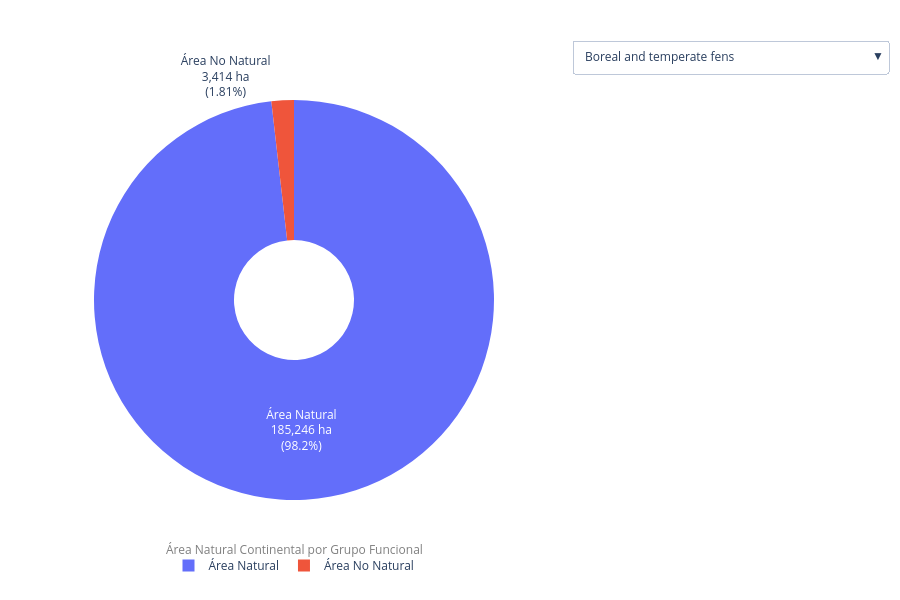

The cell this chart's notebook holds for it:
### Code cell
fig = go.Figure()

# Add traces for each group
for i, group in enumerate(efg_terrestre['group']):
    area_natural = efg_terrestre.loc[i, 'area_natural']
    area_modified = efg_terrestre.loc[i, 'area_total'] - efg_terrestre.loc[i, 'area_natural']
    
    fig.add_trace(go.Pie(
        labels=['Área Natural', 'Área No Natural'],
        values=[area_natural, area_modified],
        name=group,
        hole=0.3,
        textinfo='label+percent',
        hoverinfo='label+value+percent',
        texttemplate='%{label}<br>%{value:,.0f} ha<br>(%{percent})',
        visible=(i == 0)  # Only first group visible initially
    ))

# Create dropdown menu buttons
buttons = []
for i, group in enumerate(efg_terrestre['group']):
    visibility = [False] * len(efg_terrestre['group'])
    visibility[i] = True
    
    buttons.append(dict(
        label=group,
        method='update',
        args=[{'visible': visibility},
              {'title': f'Área Natural: {group}'}]
    ))

# Update layout with dropdown
fig.update_layout(
    updatemenus=[dict(
        active=0,
        buttons=buttons,
        direction='down',
        showactive=True,
        x=1.15,
        y=1.15,
        xanchor='left',
        yanchor='top'
    )],
    showlegend=True,
    legend=dict(
        orientation='h',
        yanchor='bottom',
        y=-0.2,
        xanchor='center',
        x=0.5
    ),
    height=600,
    margin=dict(t=100, b=100)
)

# Add annotation for percentage
fig.add_annotation(
    text='Área Natural Continental por Grupo Funcional',
    x=0.5,
    y=-0.15,
    xref='paper',
    yref='paper',
    showarrow=False,
    font=dict(size=12, color='gray')
)

fig.show()

### Figure 1 — Plotly figure (JSON) as saved in the notebook; plotly's stock layout.template omitted (floating-point values rounded to 4 significant figures)
{"data": [{"hole": 0.3, "hoverinfo": "label+value+percent", "labels": ["Área Natural", "Área No Natural"], "name": "Boreal and temperate fens", "textinfo": "label+percent", "texttemplate": "%{label}<br>%{value:,.0f} ha<br>(%{percent})", "type": "pie", "values": [185200.0, 3414.0], "visible": true}, {"hole": 0.3, "hoverinfo": "label+value+percent", "labels": ["Área Natural", "Área No Natural"], "name": "Boreal, temperate and montane peat bogs", "textinfo": "label+percent", "texttemplate": "%{label}<br>%{value:,.0f} ha<br>(%{percent})", "type": "pie", "values": [5339000.0, 644.5], "visible": false}, {"hole": 0.3, "hoverinfo": "label+value+percent", "labels": ["Área Natural", "Área No Natural"], "name": "Coastal saltmarshes and reedbeds", "textinfo": "label+percent", "texttemplate": "%{label}<br>%{value:,.0f} ha<br>(%{percent})", "type": "pie", "values": [44360.0, 456.2], "visible": false}, {"hole": 0.3, "hoverinfo": "label+value+percent", "labels": ["Área Natural", "Área No Natural"], "name": "Constructed lacustrine wetlands", "textinfo": "label+percent", "texttemplate": "%{label}<br>%{value:,.0f} ha<br>(%{percent})", "type": "pie", "values": [0, 532.9], "visible": false}, {"hole": 0.3, "hoverinfo": "label+value+percent", "labels": ["Área Natural", "Área No Natural"], "name": "Episodic arid floodplains", "textinfo": "label+percent", "texttemplate": "%{label}<br>%{value:,.0f} ha<br>(%{percent})", "type": "pie", "values": [8.787, 21.45], "visible": false}, {"hole": 0.3, "hoverinfo": "label+value+percent", "labels": ["Área Natural", "Área No Natural"], "name": "Episodic arid rivers", "textinfo": "label+percent", "texttemplate": "%{label}<br>%{value:,.0f} ha<br>(%{percent})", "type": "pie", "values": [22900.0, 954.5], "visible": false}, {"hole": 0.3, "hoverinfo": "label+value+percent", "labels": ["Área Natural", "Área No Natural"], "name": "Geothermal pools and wetlands", "textinfo": "label+percent", "texttemplate": "%{label}<br>%{value:,.0f} ha<br>(%{percent})", "type": "pie", "values": [550.5, 0], "visible": false}, {"hole": 0.3, "hoverinfo": "label+value+percent", "labels": ["Área Natural", "Área No Natural"], "name": "Hyper-arid deserts", "textinfo": "label+percent", "texttemplate": "%{label}<br>%{value:,.0f} ha<br>(%{percent})", "type": "pie", "values": [5616000.0, 215400.0], "visible": false}, {"hole": 0.3, "hoverinfo": "label+value+percent", "labels": ["Área Natural", "Área No Natural"], "name": "Ice sheets, glaciers and perennial snowfields", "textinfo": "label+percent", "texttemplate": "%{label}<br>%{value:,.0f} ha<br>(%{percent})", "type": "pie", "values": [1803000.0, 24.31], "visible": false}, {"hole": 0.3, "hoverinfo": "label+value+percent", "labels": ["Área Natural", "Área No Natural"], "name": "Intermittently closed and open lakes and lagoons", "textinfo": "label+percent", "texttemplate": "%{label}<br>%{value:,.0f} ha<br>(%{percent})", "type": "pie", "values": [11430.0, 599.9], "visible": false}, {"hole": 0.3, "hoverinfo": "label+value+percent", "labels": ["Área Natural", "Área No Natural"], "name": "Large permanent freshwater lakes", "textinfo": "label+percent", "texttemplate": "%{label}<br>%{value:,.0f} ha<br>(%{percent})", "type": "pie", "values": [1231000.0, 7288.0], "visible": false}, {"hole": 0.3, "hoverinfo": "label+value+percent", "labels": ["Área Natural", "Área No Natural"], "name": "Large reservoirs", "textinfo": "label+percent", "texttemplate": "%{label}<br>%{value:,.0f} ha<br>(%{percent})", "type": "pie", "values": [0, 36150.0], "visible": false}, {"hole": 0.3, "hoverinfo": "label+value+percent", "labels": ["Área Natural", "Área No Natural"], "name": "Muddy Shorelines", "textinfo": "label+percent", "texttemplate": "%{label}<br>%{value:,.0f} ha<br>(%{percent})", "type": "pie", "values": [337500.0, 14190.0], "visible": false}, {"hole": 0.3, "hoverinfo": "label+value+percent", "labels": ["Área Natural", "Área No Natural"], "name": "Oceanic cool temperate rainforests", "textinfo": "label+percent", "texttemplate": "%{label}<br>%{value:,.0f} ha<br>(%{percent})", "type": "pie", "values": [18020000.0, 4213000.0], "visible": false}, {"hole": 0.3, "hoverinfo": "label+value+percent", "labels": ["Área Natural", "Área No Natural"], "name": "Permanent lowland rivers", "textinfo": "label+percent", "texttemplate": "%{label}<br>%{value:,.0f} ha<br>(%{percent})", "type": "pie", "values": [318200.0, 37870.0], "visible": false}, {"hole": 0.3, "hoverinfo": "label+value+percent", "labels": ["Área Natural", "Área No Natural"], "name": "Permanent salt and soda lakes", "textinfo": "label+percent", "texttemplate": "%{label}<br>%{value:,.0f} ha<br>(%{percent})", "type": "pie", "values": [533600.0, 14340.0], "visible": false}, {"hole": 0.3, "hoverinfo": "label+value+percent", "labels": ["Área Natural", "Área No Natural"], "name": "Polar/alpine cliffs, screes, outcrops and lava flows", "textinfo": "label+percent", "texttemplate": "%{label}<br>%{value:,.0f} ha<br>(%{percent})", "type": "pie", "values": [4241000.0, 112500.0], "visible": false}, {"hole": 0.3, "hoverinfo": "label+value+percent", "labels": ["Área Natural", "Área No Natural"], "name": "Sandy Shorelines", "textinfo": "label+percent", "texttemplate": "%{label}<br>%{value:,.0f} ha<br>(%{percent})", "type": "pie", "values": [846.0, 115.0], "visible": false}, {"hole": 0.3, "hoverinfo": "label+value+percent", "labels": ["Área Natural", "Área No Natural"], "name": "Seasonal floodplain marshes", "textinfo": "label+percent", "texttemplate": "%{label}<br>%{value:,.0f} ha<br>(%{percent})", "type": "pie", "values": [181100.0, 23630.0], "visible": false}, {"hole": 0.3, "hoverinfo": "label+value+percent", "labels": ["Área Natural", "Área No Natural"], "name": "Seasonal freshwater lakes", "textinfo": "label+percent", "texttemplate": "%{label}<br>%{value:,.0f} ha<br>(%{percent})", "type": "pie", "values": [433.6, 0], "visible": false}, {"hole": 0.3, "hoverinfo": "label+value+percent", "labels": ["Área Natural", "Área No Natural"], "name": "Seasonally dry temperate heath and shrublands", "textinfo": "label+percent", "texttemplate": "%{label}<br>%{value:,.0f} ha<br>(%{percent})", "type": "pie", "values": [2456000.0, 2006000.0], "visible": false}, {"hole": 0.3, "hoverinfo": "label+value+percent", "labels": ["Área Natural", "Área No Natural"], "name": "Semi-desert steppe", "textinfo": "label+percent", "texttemplate": "%{label}<br>%{value:,.0f} ha<br>(%{percent})", "type": "pie", "values": [9065000.0, 149400.0], "visible": false}, {"hole": 0.3, "hoverinfo": "label+value+percent", "labels": ["Área Natural", "Área No Natural"], "name": "Small permanent freshwater lakes", "textinfo": "label+percent", "texttemplate": "%{label}<br>%{value:,.0f} ha<br>(%{percent})", "type": "pie", "values": [61060.0, 505.1], "visible": false}, {"hole": 0.3, "hoverinfo": "label+value+percent", "labels": ["Área Natural", "Área No Natural"], "name": "Succulent or Thorny deserts and semi-deserts", "textinfo": "label+percent", "texttemplate": "%{label}<br>%{value:,.0f} ha<br>(%{percent})", "type": "pie", "values": [3921000.0, 276800.0], "visible": false}, {"hole": 0.3, "hoverinfo": "label+value+percent", "labels": ["Área Natural", "Área No Natural"], "name": "Temperate alpine grasslands and shrublands", "textinfo": "label+percent", "texttemplate": "%{label}<br>%{value:,.0f} ha<br>(%{percent})", "type": "pie", "values": [4121000.0, 4682.0], "visible": false}, {"hole": 0.3, "hoverinfo": "label+value+percent", "labels": ["Área Natural", "Área No Natural"], "name": "Temperate subhumid grasslands", "textinfo": "label+percent", "texttemplate": "%{label}<br>%{value:,.0f} ha<br>(%{percent})", "type": "pie", "values": [2322000.0, 48910.0], "visible": false}, {"hole": 0.3, "hoverinfo": "label+value+percent", "labels": ["Área Natural", "Área No Natural"], "name": "Tropical alpine grasslands and herbfields", "textinfo": "label+percent", "texttemplate": "%{label}<br>%{value:,.0f} ha<br>(%{percent})", "type": "pie", "values": [6711000.0, 20230.0], "visible": false}, {"hole": 0.3, "hoverinfo": "label+value+percent", "labels": ["Área Natural", "Área No Natural"], "name": "Tropical/Subtropical dry forests and thickets", "textinfo": "label+percent", "texttemplate": "%{label}<br>%{value:,.0f} ha<br>(%{percent})", "type": "pie", "values": [984500.0, 1084000.0], "visible": false}], "layout": {"annotations": [{"font": {"color": "gray", "size": 12}, "showarrow": false, "text": "Área Natural Continental por Grupo Funcional", "x": 0.5, "xref": "paper", "y": -0.15, "yref": "paper"}], "height": 600, "legend": {"orientation": "h", "x": 0.5, "xanchor": "center", "y": -0.2, "yanchor": "bottom"}, "margin": {"b": 100, "t": 100}, "showlegend": true, "updatemenus": [{"active": 0, "buttons": [{"args": [{"visible": [true, false, false, false, false, false, false, false, false, false, false, false, false, false, false, false, false, false, false, false, false, false, false, false, false, false, false, false]}, {"title": "Área Natural: Boreal and temperate fens"}], "label": "Boreal and temperate fens", "method": "update"}, {"args": [{"visible": [false, true, false, false, false, false, false, false, false, false, false, false, false, false, false, false, false, false, false, false, false, false, false, false, false, false, false, false]}, {"title": "Área Natural: Boreal, temperate and montane peat bogs"}], "label": "Boreal, temperate and montane peat bogs", "method": "update"}, {"args": [{"visible": [false, false, true, false, false, false, false, false, false, false, false, false, false, false, false, false, false, false, false, false, false, false, false, false, false, false, false, false]}, {"title": "Área Natural: Coastal saltmarshes and reedbeds"}], "label": "Coastal saltmarshes and reedbeds", "method": "update"}, {"args": [{"visible": [false, false, false, true, false, false, false, false, false, false, false, false, false, false, false, false, false, false, false, false, false, false, false, false, false, false, false, false]}, {"title": "Área Natural: Constructed lacustrine wetlands"}], "label": "Constructed lacustrine wetlands", "method": "update"}, {"args": [{"visible": [false, false, false, false, true, false, false, false, false, false, false, false, false, false, false, false, false, false, false, false, false, false, false, false, false, false, false, false]}, {"title": "Área Natural: Episodic arid floodplains"}], "label": "Episodic arid floodplains", "method": "update"}, {"args": [{"visible": [false, false, false, false, false, true, false, false, false, false, false, false, false, false, false, false, false, false, false, false, false, false, false, false, false, false, false, false]}, {"title": "Área Natural: Episodic arid rivers"}], "label": "Episodic arid rivers", "method": "update"}, {"args": [{"visible": [false, false, false, false, false, false, true, false, false, false, false, false, false, false, false, false, false, false, false, false, false, false, false, false, false, false, false, false]}, {"title": "Área Natural: Geothermal pools and wetlands"}], "label": "Geothermal pools and wetlands", "method": "update"}, {"args": [{"visible": [false, false, false, false, false, false, false, true, false, false, false, false, false, false, false, false, false, false, false, false, false, false, false, false, false, false, false, false]}, {"title": "Área Natural: Hyper-arid deserts"}], "label": "Hyper-arid deserts", "method": "update"}, {"args": [{"visible": [false, false, false, false, false, false, false, false, true, false, false, false, false, false, false, false, false, false, false, false, false, false, false, false, false, false, false, false]}, {"title": "Área Natural: Ice sheets, glaciers and perennial snowfields"}], "label": "Ice sheets, glaciers and perennial snowfields", "method": "update"}, {"args": [{"visible": [false, false, false, false, false, false, false, false, false, true, false, false, false, false, false, false, false, false, false, false, false, false, false, false, false, false, false, false]}, {"title": "Área Natural: Intermittently closed and open lakes and lagoons"}], "label": "Intermittently closed and open lakes and lagoons", "method": "update"}, {"args": [{"visible": [false, false, false, false, false, false, false, false, false, false, true, false, false, false, false, false, false, false, false, false, false, false, false, false, false, false, false, false]}, {"title": "Área Natural: Large permanent freshwater lakes"}], "label": "Large permanent freshwater lakes", "method": "update"}, {"args": [{"visible": [false, false, false, false, false, false, false, false, false, false, false, true, false, false, false, false, false, false, false, false, false, false, false, false, false, false, false, false]}, {"title": "Área Natural: Large reservoirs"}], "label": "Large reservoirs", "method": "update"}, {"args": [{"visible": [false, false, false, false, false, false, false, false, false, false, false, false, true, false, false, false, false, false, false, false, false, false, false, false, false, false, false, false]}, {"title": "Área Natural: Muddy Shorelines"}], "label": "Muddy Shorelines", "method": "update"}, {"args": [{"visible": [false, false, false, false, false, false, false, false, false, false, false, false, false, true, false, false, false, false, false, false, false, false, false, false, false, false, false, false]}, {"title": "Área Natural: Oceanic cool temperate rainforests"}], "label": "Oceanic cool temperate rainforests", "method": "update"}, {"args": [{"visible": [false, false, false, false, false, false, false, false, false, false, false, false, false, false, true, false, false, false, false, false, false, false, false, false, false, false, false, false]}, {"title": "Área Natural: Permanent lowland rivers"}], "label": "Permanent lowland rivers", "method": "update"}, {"args": [{"visible": [false, false, false, false, false, false, false, false, false, false, false, false, false, false, false, true, false, false, false, false, false, false, false, false, false, false, false, false]}, {"title": "Área Natural: Permanent salt and soda lakes"}], "label": "Permanent salt and soda lakes", "method": "update"}, {"args": [{"visible": [false, false, false, false, false, false, false, false, false, false, false, false, false, false, false, false, true, false, false, false, false, false, false, false, false, false, false, false]}, {"title": "Área Natural: Polar/alpine cliffs, screes, outcrops and lava flows"}], "label": "Polar/alpine cliffs, screes, outcrops and lava flows", "method": "update"}, {"args": [{"visible": [false, false, false, false, false, false, false, false, false, false, false, false, false, false, false, false, false, true, false, false, false, false, false, false, false, false, false, false]}, {"title": "Área Natural: Sandy Shorelines"}], "label": "Sandy Shorelines", "method": "update"}, {"args": [{"visible": [false, false, false, false, false, false, false, false, false, false, false, false, false, false, false, false, false, false, true, false, false, false, false, false, false, false, false, false]}, {"title": "Área Natural: Seasonal floodplain marshes"}], "label": "Seasonal floodplain marshes", "method": "update"}, {"args": [{"visible": [false, false, false, false, false, false, false, false, false, false, false, false, false, false, false, false, false, false, false, true, false, false, false, false, false, false, false, false]}, {"title": "Área Natural: Seasonal freshwater lakes"}], "label": "Seasonal freshwater lakes", "method": "update"}, {"args": [{"visible": [false, false, false, false, false, false, false, false, false, false, false, false, false, false, false, false, false, false, false, false, true, false, false, false, false, false, false, false]}, {"title": "Área Natural: Seasonally dry temperate heath and shrublands"}], "label": "Seasonally dry temperate heath and shrublands", "method": "update"}, {"args": [{"visible": [false, false, false, false, false, false, false, false, false, false, false, false, false, false, false, false, false, false, false, false, false, true, false, false, false, false, false, false]}, {"title": "Área Natural: Semi-desert steppe"}], "label": "Semi-desert steppe", "method": "update"}, {"args": [{"visible": [false, false, false, false, false, false, false, false, false, false, false, false, false, false, false, false, false, false, false, false, false, false, true, false, false, false, false, false]}, {"title": "Área Natural: Small permanent freshwater lakes"}], "label": "Small permanent freshwater lakes", "method": "update"}, {"args": [{"visible": [false, false, false, false, false, false, false, false, false, false, false, false, false, false, false, false, false, false, false, false, false, false, false, true, false, false, false, false]}, {"title": "Área Natural: Succulent or Thorny deserts and semi-deserts"}], "label": "Succulent or Thorny deserts and semi-deserts", "method": "update"}, {"args": [{"visible": [false, false, false, false, false, false, false, false, false, false, false, false, false, false, false, false, false, false, false, false, false, false, false, false, true, false, false, false]}, {"title": "Área Natural: Temperate alpine grasslands and shrublands"}], "label": "Temperate alpine grasslands and shrublands", "method": "update"}, {"args": [{"visible": [false, false, false, false, false, false, false, false, false, false, false, false, false, false, false, false, false, false, false, false, false, false, false, false, false, true, false, false]}, {"title": "Área Natural: Temperate subhumid grasslands"}], "label": "Temperate subhumid grasslands", "method": "update"}, {"args": [{"visible": [false, false, false, false, false, false, false, false, false, false, false, false, false, false, false, false, false, false, false, false, false, false, false, false, false, false, true, false]}, {"title": "Área Natural: Tropical alpine grasslands and herbfields"}], "label": "Tropical alpine grasslands and herbfields", "method": "update"}, {"args": [{"visible": [false, false, false, false, false, false, false, false, false, false, false, false, false, false, false, false, false, false, false, false, false, false, false, false, false, false, false, true]}, {"title": "Área Natural: Tropical/Subtropical dry forests and thickets"}], "label": "Tropical/Subtropical dry forests and thickets", "method": "update"}], "direction": "down", "showactive": true, "x": 1.15, "xanchor": "left", "y": 1.15, "yanchor": "top"}]}}
